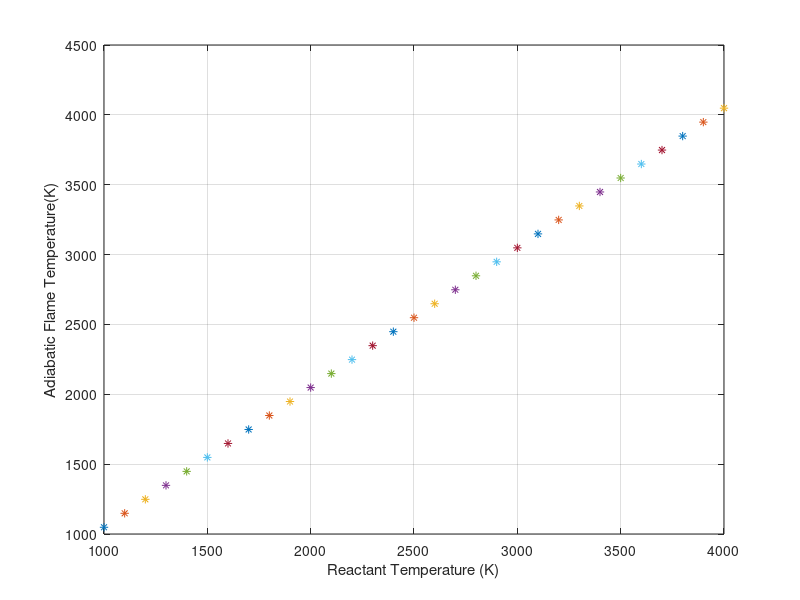

MATLAB code for this plot:
%% Adiabatic flame temperature calculator %%
%% Using hydrocarbon fuels (C, H, N O) %%
%---------Notes---------%
%TO AUTOMATE:
%Make an array containing products and an array containing reactants
%Inputs required will include mole numbers for each molecule (stoichiometric combustion), molar mass of molecules, heats of formation of molecules, and molar Cp of products

    %----------ABS------------%

    molf = 1; %Moles of fuel (stoichiometric)
    molair = 24.107;
    molh2o = 2.425;
    molco2 = 3.85;
    moln2 = 19.26;
    
    molr = molf + molair;
    molp = molh2o + molco2 + moln2;
    
    %Molecular weights needed (kg/kmol)
    %Reactants
    mwabs = 57.07;
    mwair = 28.96;
    
    %Products
    mwh2o = 18.02;
    mwco2 = 44.01;
    mwn2 = 28.013;

    
    for(reacttemp = 1000:100:4000)
        
        fprintf("------------REACTANT TEMPERATURE = %d K---------------", reacttemp);
        %---HEAT OF COMBUSTION CALCULATION---%

        %NEEDED:
        
        %Average molar Cp of products and reactants
        %Number of moles (total, reactants, products)
        %Temperature of reactants
        %Heats of formation of all molecules
        %Total moles of products
        %Mole fractions for each molecule
        
        
        %HEAT OF FORMATION FOR EACH MOLECULE%

        %hf(molecule) = heat of formation for each molecule
        %Values found online

        hfn2 = 0;
        hfo2 = 0;
        hfco2 = -393520; %kJ/kmol
        hfh2o = -241820; %kJ/kmol
        hfabs = 62630; %kJ/kmol
        
        tstp = 273.15; %K
        
        %Molar Cp of molecules needed (CP VALUES CHANGE WITH TEMPERATURE,WILL BE INCORPORATED AT A LATER TIME)
        
        %Mass Cp values (kJ/kg*K)
        %Other values taken at 300K
        cpabs = 1.423; %Average value given, won't change with temperature
        cpair = 1.006;
        cph2o = 1.864;
        cpco2 = .846;
        cpn2 = 1.04;
        
        %Molar Cp values
        mcpabs = cpabs*mwabs
        mcpair = cpair*mwair
        mcph2o = cph2o*mwh2o
        mcpco2 = cpco2*mwco2
        mcpn2 = cpn2*mwn2
        
        %Mole Fractions
        mfabs = molf/molr;
        mfair = molair/molr;
        mfh2o = molh2o/molp;
        mfco2 = molco2/molp;
        mfn2 = moln2/molp;
        
        %Average Molar Cp values
        mcpr = (mfabs * mcpabs) + (mfair * mcpair); %Reactants
        mcpp = (mfh2o * mcph2o) + (mfco2 * mcpco2) + (mfn2 * mcpn2)
        
        %HEAT OF COMBUSTION*
        
        %Long equation will be simplified into terms to eliminate chances of parentheses errors.
        
        %Followiing terms are number of moles multiplied by heat of formation
        %HEATS OF FORMATION FOR N2 AND O2 ARE ZERO
        
        %Products
        h2oterm = molh2o * hfh2o;
        co2term = molco2 * hfco2;
        
        
        %Reactants
        absterm = molf * hfabs;
        
        %Heat of reaction determined, then multiplied by -1 to get heat of combustion.
        
        molhrxn = h2oterm + co2term - absterm + (molp * mcpp * (reacttemp - tstp)) - (molr * mcpr * (reacttemp - tstp))
        
        hrxn = molhrxn/mwabs;
        
        hoc = hrxn * -1;
        
        fprintf("Heat of Combustion: %f kJ/kg\n", hoc)
        
        
        
        
        %---ADIABATIC FLAME TEMPERATURE---%
       
        
        %AFT Calculation
        
        aft = reacttemp + hoc/((molh2o * mcph2o) + (molco2 * mcpco2) + (moln2 * mcpn2));
        
        fprintf("ADIABATIC FLAME TEMP = %f K\n\n\n\n", aft);
        
        
        %---PLOTS---%
        
        figure(1)
        plot(reacttemp, aft, '*'); hold on
        grid on;
        xlabel('Reactant Temperature (K)');
        ylabel('Adiabatic Flame Temperature(K)');
        
    end
        
        
        
        
        
    
   
     %%--------HTPB--------%%

     %Heat of formation: 23990 kJ/kmol
 
